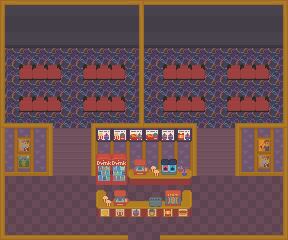

Tiled map render using the project's own tile images. Description and the map definition, with tile-layer contents summarised, below:
An orthogonal 18x15 tile map with 16x16 px tiles, 5 tile layers (Pavimento, Muri, Mobili sfondo, decorazioni, ...), 3 tilesets and 49 objects.

<map version="1.10" tiledversion="1.11.2" orientation="orthogonal" renderorder="right-down" width="18" height="15" tilewidth="16" tileheight="16" infinite="0" nextlayerid="8" nextobjectid="53">
 <tileset firstgid="1" source="../Sprites/global.tsx" />
 <tileset firstgid="28249" source="../Sprites/interior.tsx" />
 <tileset firstgid="37284" source="../Sprites/interior_spostati.tsx" />
 <layer id="1" name="Pavimento" width="18" height="15">
  <data>[270 cells, 270 non-empty, 8 distinct tile ids]</data>
 </layer>
 <layer id="2" name="Muri" width="18" height="15">
  <data>[270 cells, 90 non-empty, 6 distinct tile ids]</data>
 </layer>
 <layer id="5" name="Mobili sfondo" width="18" height="15">
  <data>[270 cells, 48 non-empty, 27 distinct tile ids]</data>
 </layer>
 <objectgroup id="6" name="Mobili">
  <object id="1" x="163.39" y="64.6378" width="41.7452" height="15.7106" />
  <object id="2" x="227.13" y="64.1889" width="42.1941" height="15.7106" />
  <object id="3" x="227.579" y="96.5078" width="42.1941" height="15.2617" />
  <object id="4" x="162.492" y="96.9566" width="42.643" height="14.8128" />
  <object id="5" x="82.1438" y="63.74" width="43.5407" height="15.2617" />
  <object id="6" x="18.4038" y="64.1889" width="43.5407" height="16.1594" />
  <object id="7" x="19.3016" y="96.0589" width="41.7452" height="16.6083" />
  <object id="10" x="82.9271" y="95.9043" width="43.0461" height="16.1423" />
  <object id="11" x="95.9043" y="153.51" width="31.6516" height="31.3351" />
  <object id="12" x="128.189" y="169.969" width="62.9866" height="14.5597" />
  <object id="13" x="96.5373" y="190.543" width="9.17896" height="26.2708" />
  <object id="14" x="106.033" y="199.721" width="76.2803" height="17.7249" />
  <object id="15" x="181.997" y="190.543" width="9.81199" height="27.5369" />
 </objectgroup>
 <layer id="4" name="decorazioni" width="18" height="15">
  <data>[270 cells, 10 non-empty, 10 distinct tile ids]</data>
 </layer>
 <objectgroup id="7" name="Decorazioni">
  <object id="17" gid="15181" x="168.279" y="16.5608" width="16" height="16" />
  <object id="18" gid="15445" x="168.315" y="32.5073" width="16" height="16" />
  <object id="19" gid="15709" x="168.315" y="48.4198" width="16" height="16" />
  <object id="20" gid="15182" x="184.277" y="16.5453" width="16" height="16" />
  <object id="21" gid="15446" x="184.277" y="32.5073" width="16" height="16" />
  <object id="22" gid="15710" x="184.276" y="48.4124" width="16" height="16" />
  <object id="23" gid="15183" x="200.158" y="16.5453" width="16" height="16" />
  <object id="24" gid="15447" x="199.915" y="32.5511" width="16" height="16" />
  <object id="25" gid="15711" x="200.158" y="48.4413" width="16" height="16" />
  <object id="26" gid="15184" x="216.039" y="16.5453" width="16" height="16" />
  <object id="27" gid="15448" x="215.9" y="32.5307" width="16" height="16" />
  <object id="28" gid="15712" x="216.039" y="48.4413" width="16" height="16" />
  <object id="29" gid="15185" x="231.92" y="16.5453" width="16" height="16" />
  <object id="30" gid="15449" x="231.92" y="32.4698" width="16" height="16" />
  <object id="31" gid="15713" x="231.953" y="48.4451" width="16" height="16" />
  <object id="32" gid="15186" x="247.801" y="16.6264" width="16" height="16" />
  <object id="33" gid="15450" x="247.74" y="32.5526" width="16" height="16" />
  <object id="34" gid="15714" x="247.72" y="48.4777" width="16" height="16" />
  <object id="35" gid="15181" x="24.529" y="16.5018" width="16" height="16" />
  <object id="36" gid="15445" x="24.5654" y="32.4483" width="16" height="16" />
  <object id="37" gid="15709" x="24.5654" y="48.3608" width="16" height="16" />
  <object id="38" gid="15182" x="40.5274" y="16.4863" width="16" height="16" />
  <object id="39" gid="15446" x="40.5274" y="32.4483" width="16" height="16" />
  <object id="40" gid="15710" x="40.5265" y="48.3534" width="16" height="16" />
  <object id="41" gid="15183" x="56.4082" y="16.4863" width="16" height="16" />
  <object id="42" gid="15447" x="56.2868" y="32.4271" width="16" height="16" />
  <object id="43" gid="15711" x="56.4082" y="48.3823" width="16" height="16" />
  <object id="44" gid="15184" x="72.2892" y="16.4863" width="16" height="16" />
  <object id="45" gid="15448" x="72.2718" y="32.4067" width="16" height="16" />
  <object id="46" gid="15712" x="72.2892" y="48.3823" width="16" height="16" />
  <object id="47" gid="15185" x="88.1702" y="16.4863" width="16" height="16" />
  <object id="48" gid="15449" x="88.1702" y="32.4108" width="16" height="16" />
  <object id="49" gid="15713" x="88.2032" y="48.3862" width="16" height="16" />
  <object id="50" gid="15186" x="104.051" y="16.5674" width="16" height="16" />
  <object id="51" gid="15450" x="103.99" y="32.4936" width="16" height="16" />
  <object id="52" gid="15714" x="103.97" y="48.4187" width="16" height="16" />
 </objectgroup>
 <layer id="3" name="Bordi" width="18" height="15">
  <data>[270 cells, 92 non-empty, 10 distinct tile ids]</data>
 </layer>
</map>
